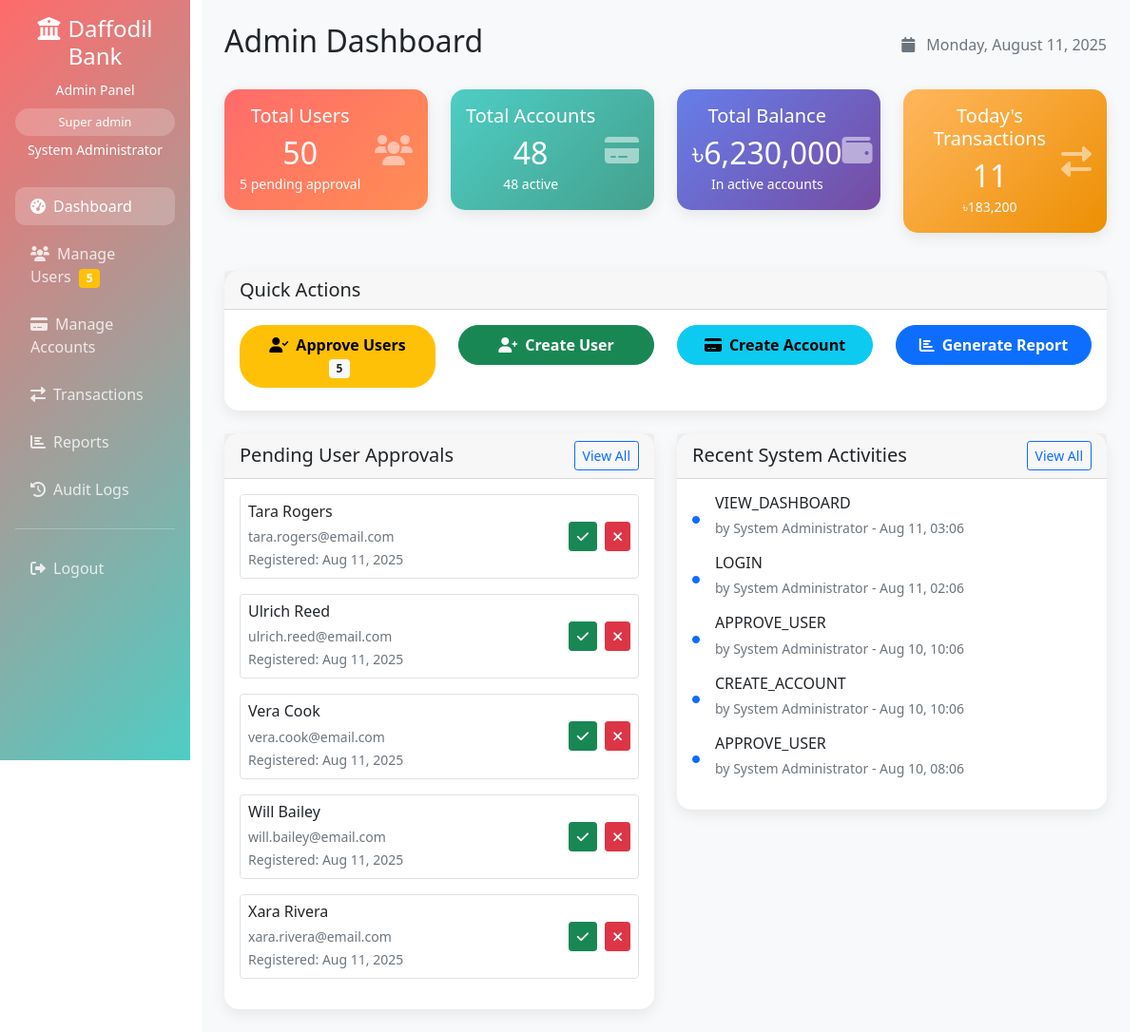
Screenshot of /DIU-Bank/admin/dashboard.php (signed in) with the database file from the repository.
### tables this page shows
CREATE TABLE users (
    user_id INT PRIMARY KEY AUTO_INCREMENT,
    username VARCHAR(50) UNIQUE NOT NULL,
    email VARCHAR(100) UNIQUE NOT NULL,
    password_hash VARCHAR(255) NOT NULL,
    first_name VARCHAR(50) NOT NULL,
    last_name VARCHAR(50) NOT NULL,
    phone VARCHAR(15),
    address TEXT,
    date_of_birth DATE,
    registration_status ENUM('pending', 'approved', 'rejected') DEFAULT 'pending',
    is_active BOOLEAN DEFAULT TRUE,
    created_at TIMESTAMP DEFAULT CURRENT_TIMESTAMP,
    updated_at TIMESTAMP DEFAULT CURRENT_TIMESTAMP ON UPDATE CURRENT_TIMESTAMP,
    last_login TIMESTAMP NULL
);

CREATE TABLE audit_logs (
    log_id INT PRIMARY KEY AUTO_INCREMENT,
    user_id INT,
    admin_id INT,
    action VARCHAR(100) NOT NULL,
    table_name VARCHAR(50),
    record_id INT,
    old_values JSON,
    new_values JSON,
    ip_address VARCHAR(45),
    created_at TIMESTAMP DEFAULT CURRENT_TIMESTAMP,
    FOREIGN KEY (user_id) REFERENCES users(user_id),
    FOREIGN KEY (admin_id) REFERENCES admin_users(admin_id)
);

### DIU-Bank/admin/dashboard.php (the view, shortened to what the rows shown need)
<?php
require_once '../config/config.php';
$database = new Database();
$db = $database->getConnection();
$admin = new Admin($db);
$admin->getById($_SESSION['admin_id']);
$stats = $admin->getDashboardStats();
$recent_activities = $admin->getRecentActivities(5);
$user = new User($db);
$pending_users = $user->getPendingUsers();
?>
<!DOCTYPE html>
<html lang="en">
<head>
    <link href="../assets/css/bootstrap.min.css" rel="stylesheet">
    <link href="../assets/css/fontawesome.min.css" rel="stylesheet">
</head>
<body>
    <div class="container-fluid">
        <div class="row">
            <div class="col-md-9 col-lg-10">
                <div class="main-content p-4">
                    <div class="d-flex justify-content-between align-items-center mb-4">
                        <h2>Admin Dashboard</h2>
                    </div>
                    <div class="row mb-4">
                        <div class="col-md-3 mb-3">
                            <div class="card stat-card users">
                                <div class="card-body text-center">
                                    <div class="d-flex justify-content-between align-items-center">
                                        <div>
                                            <h2 class="mb-0"><?php echo number_format($stats['total_users']); ?></h2>
                                        </div>
                                    </div>
                                </div>
                            </div>
                        </div>
                        <div class="col-md-3 mb-3">
                            <div class="card stat-card accounts">
                                <div class="card-body text-center">
                                    <div class="d-flex justify-content-between align-items-center">
                                        <div>
                                            <h2 class="mb-0"><?php echo number_format($stats['total_accounts']); ?></h2>
                                        </div>
                                    </div>
                                </div>
                            </div>
                        </div>
                        <div class="col-md-3 mb-3">
                            <div class="card stat-card">
                                <div class="card-body text-center">
                                    <div class="d-flex justify-content-between align-items-center">
                                        <div>
                                            <h2 class="mb-0">৳<?php echo number_format($stats['total_balance'], 0); ?></h2>
                                        </div>
                                    </div>
                                </div>
                            </div>
                        </div>
                        <div class="col-md-3 mb-3">
                            <div class="card stat-card transactions">
                                <div class="card-body text-center">
                                    <div class="d-flex justify-content-between align-items-center">
                                        <div>
                                            <h2 class="mb-0"><?php echo number_format($stats['today_transactions']); ?></h2>
                                        </div>
                                    </div>
                                </div>
                            </div>
                        </div>
                    </div>
                    <div class="row">
                        <div class="col-md-6">
                            <div class="card">
                                <div class="card-body">
                                    <?php if(empty($pending_users)): ?>
                                        <div class="text-center text-muted py-3">
                                            <i class="fas fa-user-check fa-2x mb-2"></i>
                                            <p>No pending approvals</p>
                                            <small>All user registrations are up to date</small>
                                        </div>
                                    <?php else: ?>
                                        <?php foreach(array_slice($pending_users, 0, 5) as $pending_user): ?>
                                        <div class="d-flex justify-content-between align-items-center mb-3 p-2 border rounded">
                                            <div>
                                                <h6 class="mb-1"><?php echo htmlspecialchars($pending_user['first_name'] . ' ' . $pending_user['last_name']); ?></h6>
                                                <small class="text-muted"><?php echo htmlspecialchars($pending_user['email']); ?></small><br>
                                                <small class="text-muted">Registered: <?php echo date('M j, Y', strtotime($pending_user['created_at'])); ?></small>
                                            </div>
                                            <div>
                                                <a href="users.php?action=approve&id=<?php echo $pending_user['user_id']; ?>"
                                                   class="btn btn-success btn-sm me-1">
                                                    <i class="fas fa-check"></i>
                                                </a>
                                                <a href="users.php?action=reject&id=<?php echo $pending_user['user_id']; ?>"
                                                   class="btn btn-danger btn-sm">
                                                    <i class="fas fa-times"></i>
                                                </a>
                                            </div>
                                        </div>
                                        <?php endforeach; ?>
                                    <?php endif; ?>
                                </div>
                            </div>
                        </div>
                        <div class="col-md-6">
                            <div class="card">
                                <div class="card-body">
                                    <?php if(empty($recent_activities)): ?>
                                        <div class="text-center text-muted py-3">
                                            <i class="fas fa-history fa-2x mb-2"></i>
                                            <p>No recent activities</p>
                                            <small>System activities will appear here</small>
                                        </div>
                                    <?php else: ?>
                                        <?php foreach($recent_activities as $activity): ?>
                                        <div class="d-flex align-items-center mb-3">
                                            <div class="me-3">
                                                <i class="fas fa-circle text-primary" style="font-size: 0.5rem;"></i>
                                            </div>
                                            <div class="flex-grow-1">
                                                <h6 class="mb-1"><?php echo htmlspecialchars($activity['action']); ?></h6>
                                                <small class="text-muted">
                                                    by <?php echo htmlspecialchars($activity['admin_name'] ?: 'System'); ?>
                                                    - <?php echo date('M j, H:i', strtotime($activity['created_at'])); ?>
                                                </small>
                                            </div>
                                        </div>
                                        <?php endforeach; ?>
                                    <?php endif; ?>
                                </div>
                            </div>
                        </div>
                    </div>
                </div>
            </div>
        </div>
    </div>
</body>
</html>

### rows the page displays
users: first_name+last_name "Tara Rogers", email "tara.rogers@email.com", created_at "Aug 11, 2025"
users: first_name+last_name "Ulrich Reed", email "ulrich.reed@email.com", created_at "Aug 11, 2025"
users: first_name+last_name "Vera Cook", email "vera.cook@email.com", created_at "Aug 11, 2025"
users: first_name+last_name "Will Bailey", email "will.bailey@email.com", created_at "Aug 11, 2025"
users: first_name+last_name "Xara Rivera", email "xara.rivera@email.com", created_at "Aug 11, 2025"
audit_logs: action "VIEW_DASHBOARD", admin.full_name "System Administrator", created_at "Aug 11, 03:06"
audit_logs: action "LOGIN", admin.full_name "System Administrator", created_at "Aug 11, 02:06"
audit_logs: action "APPROVE_USER", admin.full_name "System Administrator", created_at "Aug 10, 10:06"
audit_logs: action "CREATE_ACCOUNT", admin.full_name "System Administrator", created_at "Aug 10, 10:06"
audit_logs: action "APPROVE_USER", admin.full_name "System Administrator", created_at "Aug 10, 08:06"

### other values shown
str_replace('_', ' ', $_SESSION['admin_role']) "Super admin"
$_SESSION['admin_name'] "System Administrator"
$stats['pending_users'] "5"
$stats['total_users'] "50"
$stats['total_accounts'] "48"
$stats['active_accounts'] "48"
$stats['total_balance'] "6,230,000"
$stats['today_transactions'] "11"
$stats['today_transaction_amount'] "183,200"
